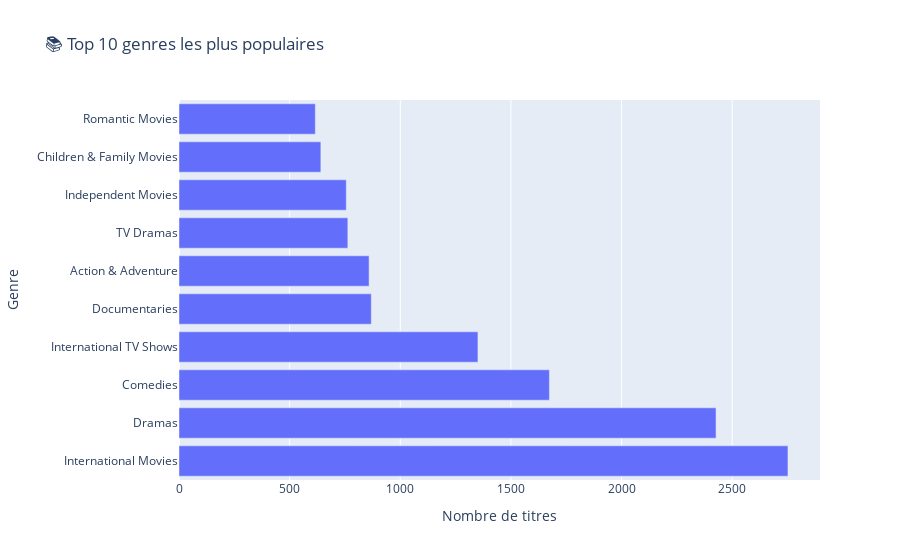

The notebook cell saved with this chart:
### Code cell
query_genre = """
SELECT genre, COUNT(*) AS nb
FROM (
    SELECT UNNEST(string_to_array(listed_in, ', ')) AS genre
    FROM netflix_titles
) AS sub
GROUP BY genre
ORDER BY nb DESC
LIMIT 10;
"""
df_genre = pd.read_sql(query_genre, engine)

fig3 = px.bar(df_genre, x='nb', y='genre', orientation='h',
              title='📚 Top 10 genres les plus populaires',
              labels={'genre': 'Genre', 'nb': 'Nombre de titres'})
fig3.show()

### Figure 1 — Plotly figure (JSON) as saved in the notebook; plotly's stock layout.template omitted (floating-point values rounded to 4 significant figures)
{"data": [{"hovertemplate": "Nombre de titres=%{x}<br>Genre=%{y}<extra></extra>", "legendgroup": "", "marker": {"color": "#636efa", "pattern": {"shape": ""}}, "name": "", "orientation": "h", "showlegend": false, "textposition": "auto", "type": "bar", "x": [2752, 2427, 1674, 1351, 869, 859, 763, 756, 641, 616], "xaxis": "x", "y": ["International Movies", "Dramas", "Comedies", "International TV Shows", "Documentaries", "Action & Adventure", "TV Dramas", "Independent Movies", "Children & Family Movies", "Romantic Movies"], "yaxis": "y"}], "layout": {"barmode": "relative", "legend": {"tracegroupgap": 0}, "title": {"text": "📚 Top 10 genres les plus populaires"}, "xaxis": {"anchor": "y", "domain": [0, 1], "title": {"text": "Nombre de titres"}}, "yaxis": {"anchor": "x", "domain": [0, 1], "title": {"text": "Genre"}}}}
